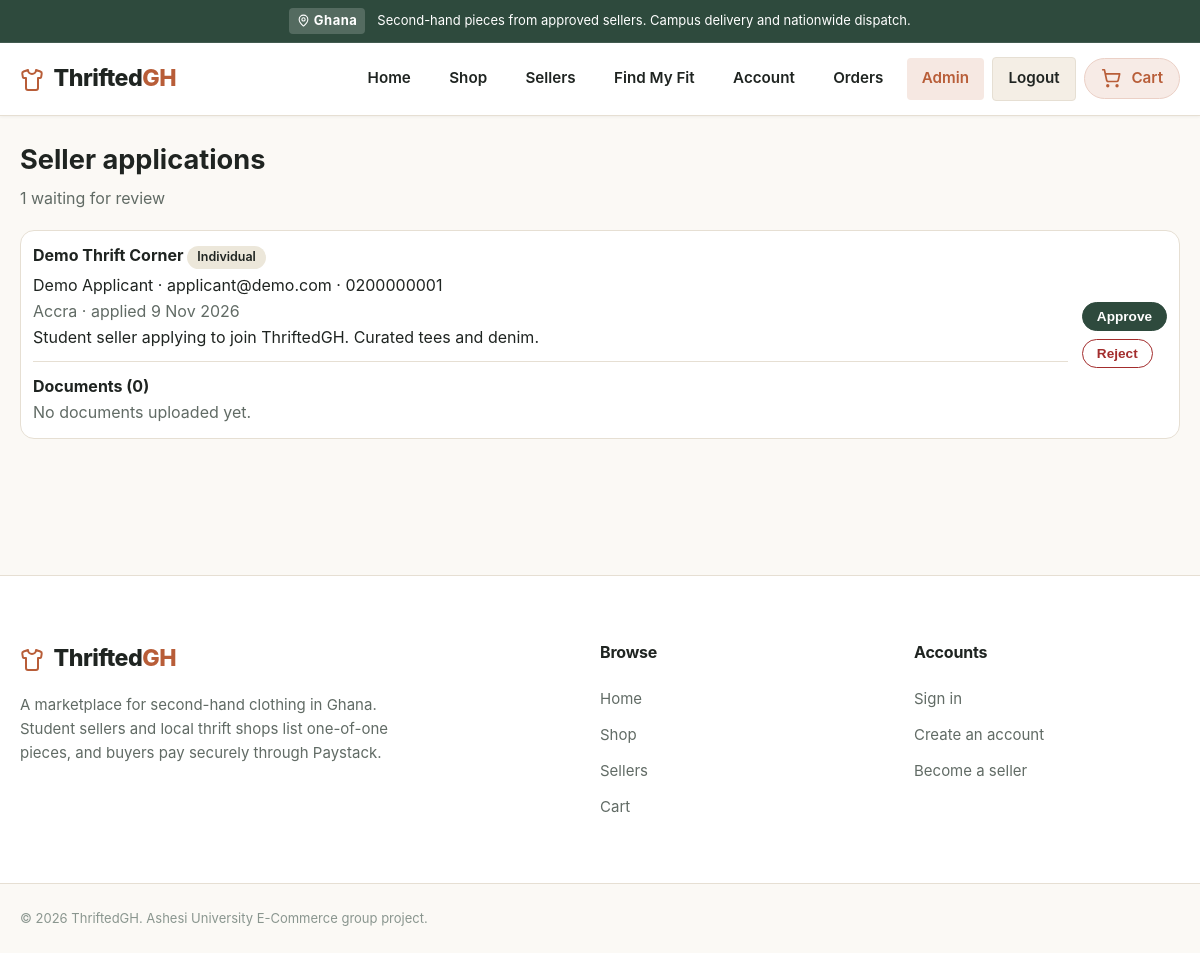
The app's page /views/admin/applications.php (signed in) with its own data.
### tables this page shows
CREATE TABLE seller_applications (
    application_id INT AUTO_INCREMENT PRIMARY KEY,
    user_id INT NOT NULL,
    seller_type ENUM('individual','business') NOT NULL,
    shop_name VARCHAR(120) NOT NULL,
    location VARCHAR(150),
    business_details TEXT,
    status ENUM('pending','approved','rejected')
        NOT NULL DEFAULT 'pending',
    reviewed_by INT NULL,
    reviewed_at DATETIME NULL,
    created_at TIMESTAMP DEFAULT CURRENT_TIMESTAMP,
    FOREIGN KEY (user_id) REFERENCES users(user_id),
    FOREIGN KEY (reviewed_by) REFERENCES users(user_id)
);

CREATE TABLE users (
    user_id INT AUTO_INCREMENT PRIMARY KEY,
    full_name VARCHAR(100) NOT NULL,
    email VARCHAR(150) NOT NULL UNIQUE,
    password_hash VARCHAR(255) NOT NULL,
    phone VARCHAR(20),
    role ENUM('buyer','seller','admin')
        NOT NULL DEFAULT 'buyer',
    created_at TIMESTAMP DEFAULT CURRENT_TIMESTAMP
);

### core/paths.php (called while the page is built, shortened)
<?php
function tgh_base()
{
    static $base = null;
    if ($base !== null) {
        return $base;
    }
    $override = getenv('APP_BASE_PATH');
    $script = str_replace('\\', '/', $_SERVER['SCRIPT_NAME'] ?? '/index.php');
    if (preg_match('#^(.*?)/(?:views|actions|payments|scripts)/#', $script, $m)) {
        $root = $m[1];
    } else {
        $root = rtrim(dirname($script), '/');
    }
    return $base = rtrim($root, '/') . '/';
}
function tgh_url($path = '')
{
    return tgh_base() . ltrim((string)$path, '/');
}
function tgh_root_dir()
{
    return dirname(__DIR__);
}

### core/db_class.php (called while the page is built, shortened)
<?php
class Database {
    private static $instance = null;
    private function __construct() {
        try {
            $this->conn = new mysqli(DB_HOST, DB_USER, DB_PASS, DB_NAME, DB_PORT, DB_SOCKET);
        } catch (Exception $e) {
            throw new RuntimeException("Database connection unavailable", 0, $e);
        }
    }
    public static function getInstance() {
        if (!self::$instance) {
            self::$instance = new Database();
        }
        return self::$instance->conn;
    }
}
?>

### core/auth.php (called while the page is built, shortened)
<?php
require_once __DIR__ . '/db_class.php';
function authCurrentUser()
{
    static $cache = [];
    $userId = isset($_SESSION['user_id']) ? (int)$_SESSION['user_id'] : 0;
    if (!array_key_exists($userId, $cache)) {
        $stmt = Database::getInstance()->prepare('SELECT user_id, full_name, email, phone, role FROM users WHERE user_id = ?');
        $stmt->bind_param('i', $userId);
        $stmt->execute();
        $cache[$userId] = $stmt->get_result()->fetch_assoc() ?: null;
    }
    return $cache[$userId];
}

### core/guard.php (called while the page is built, shortened)
<?php
require_once __DIR__ . '/paths.php';
require_once __DIR__ . '/helpers.php';
require_once __DIR__ . '/auth.php';
function guardRequireLogin()
{
    $user = authCurrentUser();
    return $user;
}
function guardRequireRole($role)
{
    $user = guardRequireLogin();
    return $user;
}
function guardRequireAdmin()
{
    return guardRequireRole('admin');
}

### classes/SellerClass.php (called while the page is built, shortened)
<?php
require_once __DIR__ . '/../core/db_class.php';
class SellerClass
{
    private $db;
    public function __construct()
    {
        $this->db = Database::getInstance();
    }
    private function fetch($sql, $types = '', array $params = [])
    {
        $stmt = $this->db->prepare($sql);
        if ($types !== '') {
            $stmt->bind_param($types, ...$params);
        }
        $stmt->execute();
        $rows = $stmt->get_result()->fetch_all(MYSQLI_ASSOC);
        return $rows;
    }
    public function getPendingApplications()
    {
        return $this->fetch(
            "SELECT a.application_id, a.seller_type, a.shop_name, a.location, a.business_details, a.created_at,
                    u.full_name, u.email, u.phone
             FROM seller_applications a
             JOIN users u ON u.user_id = a.user_id
             WHERE a.status = 'pending'
             ORDER BY a.application_id ASC"
        );
    }
}

### controllers/Seller.php (called while the page is built, shortened)
<?php
require_once __DIR__ . '/Product.php';
require_once __DIR__ . '/../classes/SellerClass.php';
require_once __DIR__ . '/../core/auth.php';
function application_pending_ctr()
{
    return (new SellerClass())->getPendingApplications();
}

### classes/DocumentClass.php (called while the page is built, shortened)
<?php
require_once __DIR__ . '/../core/db_class.php';
class DocumentClass
{
    private $db;
    public function __construct()
    {
        $this->db = Database::getInstance();
    }
    private function fetch($sql, $types = '', array $params = [])
    {
        $stmt = $this->db->prepare($sql);
        if ($types !== '') {
            $stmt->bind_param($types, ...$params);
        }
        $stmt->execute();
        $rows = $stmt->get_result()->fetch_all(MYSQLI_ASSOC);
        return $rows;
    }
    public function forApplication($applicationId)
    {
        return $this->fetch(
            'SELECT document_id, application_id, user_id, doc_type, original_name, mime_type, size_bytes, uploaded_at
             FROM seller_documents WHERE application_id = ? ORDER BY document_id ASC',
            'i',
            [(int)$applicationId]
        );
    }
}

### views/admin/applications.php (the view, shortened to what this page needs)
<?php
require_once __DIR__ . '/../../core/guard.php';
guardRequireAdmin();
$pending = application_pending_ctr();
$documents = new DocumentClass();
tgh_layout_start('Seller applications', 'admin');
?>
<section class="m3-head">
    <h1>Seller applications</h1>
    <p class="m3-muted"><?= count($pending) ?> waiting for review</p>
</section>
<?php if (!$pending): ?>
    <div class="m3-panel m3-empty">
        <h2>No applications waiting</h2>
        <p>New seller applications will appear here.</p>
    </div>
<?php else: ?>
    <div class="m3-list">
        <?php foreach ($pending as $application): ?>
            <div class="m3-row m3-row-plain">
                <div class="m3-row-body">
                    <h3><?= tgh_e($application['shop_name']) ?> <span class="m3-badge"><?= tgh_e(SellerClass::TYPES[$application['seller_type']] ?? '') ?></span></h3>
                    <p><?= tgh_e($application['full_name']) ?> · <?= tgh_e($application['email']) ?><?= $application['phone'] ? ' · ' . tgh_e($application['phone']) : '' ?></p>
                    <p class="m3-muted"><?= tgh_e($application['location']) ?> · applied <?= tgh_e(date('j M Y', strtotime($application['created_at']))) ?></p>
                    <p><?= nl2br(tgh_e($application['business_details'])) ?></p>
                    <?php $files = $documents->forApplication($application['application_id']); ?>
                    <div class="doc-list">
                        <strong>Documents (<?= count($files) ?>)</strong>
                        <?php if (!$files): ?>
                            <p class="m3-muted">No documents uploaded yet.</p>
                        <?php endif; ?>
                    </div>
                </div>
                <div class="m3-row-actions">
                    <form method="post" action="<?= tgh_e(tgh_url('actions/admin/review_application.php')) ?>">
                        <button class="m3-btn m3-btn-small" type="submit">Approve</button>
                    </form>
                    <form method="post" action="<?= tgh_e(tgh_url('actions/admin/review_application.php')) ?>" class="js-confirm" data-message="Reject this application?">
                        <button class="m3-btn m3-btn-small m3-btn-danger" type="submit">Reject</button>
                    </form>
                </div>
            </div>
        <?php endforeach; ?>
    </div>
<?php endif; ?>
<?php tgh_layout_end(); ?>

### views/layout/header.php (shortened to what this page needs)
<?php
require_once __DIR__ . '/../../core/helpers.php';
require_once __DIR__ . '/../../core/auth.php';
$basePath = tgh_base();
$navUser = null;
try {
    $navUser = authCurrentUser();
} catch (Throwable $e) {
    error_log('Header user lookup: ' . $e->getMessage());
}
$navLoggedIn = $navUser !== null;
$navRole = $navLoggedIn ? $navUser['role'] : null;
if (!function_exists('tgh_nav_link')) {
    function tgh_nav_link($href, $label, $key, $active, $extra = '')
    {
        $class = trim('nav-link ' . $extra . ($active === $key ? ' active' : ''));
        return '<li class="nav-item"><a class="' . htmlspecialchars($class, ENT_QUOTES, 'UTF-8') . '" href="' . htmlspecialchars(tgh_url($href), ENT_QUOTES, 'UTF-8') . '">' . $label . '</a></li>';
    }
}
?>
<!DOCTYPE html>
<html lang="en">
<head>
    <link rel="stylesheet" href="<?php echo $basePath; ?>css/style.css">
</head>
<body>
    <div class="announcement-bar">
        <div class="container announcement-content">
            <span class="announcement-tag"><?php echo tgh_icon('map-pin'); ?> Ghana</span>
            <span class="announcement-text">Second-hand pieces from approved sellers. Campus delivery and nationwide dispatch.</span>
        </div>
    </div>
    <header class="site-header">
        <div class="container header-container">
            <a href="<?php echo $basePath; ?>views/public/home.php" class="brand-logo" aria-label="ThriftedGH home">
                <span class="brand-icon"><?php echo tgh_icon('shirt'); ?></span>
                <span class="brand-name">Thrifted<span class="brand-gh">GH</span></span>
            </a>
            <nav class="main-nav" id="mainNav">
                <ul class="nav-list">
                    <?php
                    echo tgh_nav_link('views/public/home.php', 'Home', 'home', $activeNav);
                    echo tgh_nav_link('views/public/shop.php', 'Shop', 'shop', $activeNav);
                    echo tgh_nav_link('views/public/sellers.php', 'Sellers', 'sellers', $activeNav);
                    echo tgh_nav_link('views/buyer/find_my_fit.php', 'Find My Fit', 'find_my_fit', $activeNav);
                    if ($navLoggedIn) {
                        echo tgh_nav_link('views/buyer/dashboard.php', 'Account', 'dashboard', $activeNav);
                        echo tgh_nav_link('views/buyer/orders.php', 'Orders', 'orders', $activeNav);
                        if ($navRole === 'admin') {
                            echo tgh_nav_link('views/admin/dashboard.php', 'Admin', 'admin', $activeNav);
                        }
                        echo '<li class="nav-item"><a class="nav-link nav-register-btn" href="' . htmlspecialchars(tgh_url('actions/auth/logout.php'), ENT_QUOTES, 'UTF-8') . '">Logout</a></li>';
                    } else {
                        echo tgh_nav_link('views/auth/login.php', 'Login', 'login', $activeNav);
                        echo tgh_nav_link('views/auth/register.php', 'Register', 'register', $activeNav, 'nav-register-btn');
                    }
                    echo tgh_nav_link('views/buyer/cart.php', tgh_icon('cart', 'cart-icon') . ' Cart', 'cart', $activeNav, 'nav-cart-link');
                    ?>
                </ul>
            </nav>
        </div>
    </header>
    <main class="main-content">

### core/icons.php (shortened to what this page needs)
<?php
require_once __DIR__ . '/paths.php';
function tgh_icon($name, $class = '')
{
    static $cache = [];
    if (!isset($cache[$name])) {
        $file = tgh_root_dir() . '/assets/icons/' . $name . '.svg';
        $cache[$name] = is_file($file) ? trim((string)file_get_contents($file)) : '';
    }
    $classes = trim('tg-icon ' . $class);
    return str_replace('<svg ', '<svg class="' . htmlspecialchars($classes, ENT_QUOTES, 'UTF-8') . '" aria-hidden="true" focusable="false" ', $cache[$name]);
}

### core/helpers.php (shortened to what this page needs)
<?php
require_once __DIR__.'/session.php';
require_once __DIR__.'/paths.php';
require_once __DIR__.'/icons.php';
function tgh_e($value)
{
    return htmlspecialchars((string)$value, ENT_QUOTES, 'UTF-8');
}
function tgh_layout_start($title, $activeNav = '')
{
    include __DIR__ . '/../views/layout/header.php';
    echo '<div class="container m3-wrap">';
}
function tgh_layout_end()
{
    echo '</div>';
    include __DIR__ . '/../views/layout/footer.php';
}

### views/layout/footer.php (shortened to what this page needs)
<?php
require_once __DIR__ . '/../../core/helpers.php';
$basePath = tgh_base();
?>
    </main>
    <footer class="site-footer">
        <div class="container footer-container">
            <div class="footer-col footer-about">
                <div class="footer-brand">
                    <span class="brand-icon"><?php echo tgh_icon('shirt'); ?></span>
                    <span class="brand-name">Thrifted<span class="brand-gh">GH</span></span>
                </div>
                <p class="footer-description">
                    A marketplace for second-hand clothing in Ghana. Student sellers and local thrift shops list one-of-one pieces, and buyers pay securely through Paystack.
                </p>
            </div>
            <div class="footer-col footer-links-col">
                <h4 class="footer-heading">Browse</h4>
                <ul class="footer-links">
                    <li><a href="<?php echo $basePath; ?>views/public/home.php">Home</a></li>
                    <li><a href="<?php echo $basePath; ?>views/public/shop.php">Shop</a></li>
                    <li><a href="<?php echo $basePath; ?>views/public/sellers.php">Sellers</a></li>
                    <li><a href="<?php echo $basePath; ?>views/buyer/cart.php">Cart</a></li>
                </ul>
            </div>
            <div class="footer-col footer-links-col">
                <h4 class="footer-heading">Accounts</h4>
                <ul class="footer-links">
                    <li><a href="<?php echo $basePath; ?>views/auth/login.php">Sign in</a></li>
                    <li><a href="<?php echo $basePath; ?>views/auth/register.php">Create an account</a></li>
                    <li><a href="<?php echo $basePath; ?>views/seller/apply.php">Become a seller</a></li>
                </ul>
            </div>
        </div>
        <div class="footer-bottom">
            <div class="container footer-bottom-content">
                <p class="copyright-text">&copy; 2026 ThriftedGH. Ashesi University E-Commerce group project.</p>
            </div>
        </div>
    </footer>
</body>
</html>

### records on screen
seller_applications: shop_name "Demo Thrift Corner", seller_type "Individual", user.full_name "Demo Applicant", user.email "applicant@demo.com", user.phone "0200000001", location "Accra", created_at "9 Nov 2026", business_details "Student seller applying to join ThriftedGH. Curated tees and denim.", count($files) "0"

### other values on screen
$label "Home Shop Sellers Find My Fit Account Orders Admin Cart"
count($pending) "1"
